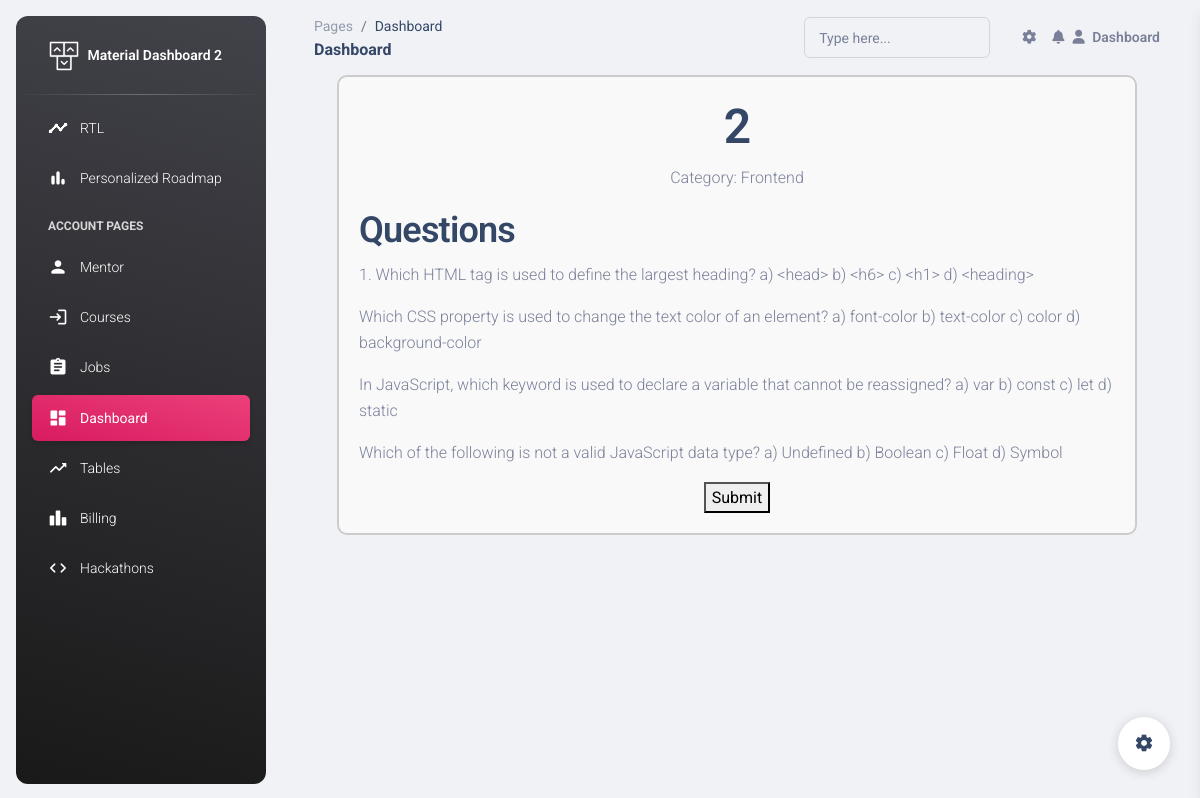
Page /quiz1/2/ on the committed database.
### myron/models.py (models this page shows, shortened)
class Quiz(models.Model):
    title = models.CharField(max_length=100)
    category = models.CharField(max_length=100)

class Question(models.Model):
    quiz = models.ForeignKey(Quiz, on_delete=models.CASCADE)
    text = models.TextField()

### myron/views.py (the view)
# urls.py: path('quiz1/<int:quiz_id>/', quiz_detail, name='quiz_detail'),
def quiz_detail(request, quiz_id):
    quiz = Quiz.objects.get(id=quiz_id)
    return render(request, 'roadmap/quiz_detail.html', {'quiz': quiz})

### templates/roadmap/quiz_detail.html (shortened to what this page needs)
{% extends 'base.html' %}
{% load static %}
{% block content %}
<div class="page-container">
    <center>
        <h1>{{ quiz.title }}</h1>
        <p>Category: {{ quiz.category }}</p>
    </center>
    <form method="post" action="{% url 'save_response' %}">
        <h2>Questions</h2>
        {% if quiz.question_set.all %}
            {% for question in quiz.question_set.all %}
                <div>
                    <p>{{ question.text }}</p>
                </div>
            {% endfor %}
            <center>
                <button type="submit">Submit</button>
            </center>
        {% else %}
            <p>No questions available for this quiz.</p>
        {% endif %}
    </form>
</div>
{% endblock %}

### templates/base.html (shortened to what this page needs)
{% load static %}
<!DOCTYPE html>
<html lang="en">
<head>
  <link href="{% static 'assets/css/nucleo-icons.css' %}" rel="stylesheet" />
  <link href="{% static 'assets/css/nucleo-svg.css' %}" rel="stylesheet" />
  <link id="pagestyle" href="{% static 'assets/css/material-dashboard.css' %}?v=3.1.0" rel="stylesheet" />
</head>
<body class="g-sidenav-show  bg-gray-200">
  <aside class="sidenav navbar navbar-vertical navbar-expand-xs border-0 border-radius-xl my-3 fixed-start ms-3   bg-gradient-dark" id="sidenav-main">
    <div class="sidenav-header">
      <a class="navbar-brand m-0" href=" https://demos.creative-tim.com/material-dashboard/pages/dashboard " target="_blank">
        <img src="{% static 'assets/img/logo-ct.png' %}" class="navbar-brand-img h-100" alt="main_logo">
        <span class="ms-1 font-weight-bold text-white">Material Dashboard 2</span>
      </a>
    </div>
    <hr class="horizontal light mt-0 mb-2">
    <div class="collapse navbar-collapse  w-auto " id="sidenav-collapse-main">
      <ul class="navbar-nav">
        <li class="nav-item">
          <a class="nav-link text-white " href="/overall">
            <div class="text-white text-center me-2 d-flex align-items-center justify-content-center">
              <i class="material-icons opacity-10">timeline</i>
            </div>
            <span class="nav-link-text ms-1">RTL</span>
          </a>
        </li>
        <li class="nav-item">
          <a class="nav-link text-white " href="/personal">
            <div class="text-white text-center me-2 d-flex align-items-center justify-content-center">
              <i class="material-icons opacity-10">bar_chart</i>
            </div>
            <span class="nav-link-text ms-1">Personalized Roadmap</span>
          </a>
        </li>
        <li class="nav-item mt-3">
          <h6 class="ps-4 ms-2 text-uppercase text-xs text-white font-weight-bolder opacity-8">Account pages</h6>
        </li>
        <li class="nav-item">
          <a class="nav-link text-white " href="/mentor">
            <div class="text-white text-center me-2 d-flex align-items-center justify-content-center">
              <i class="material-icons opacity-10">person</i>
            </div>
            <span class="nav-link-text ms-1">Mentor</span>
          </a>
        </li>
        <li class="nav-item">
          <a class="nav-link text-white " href="/display_courses">
            <div class="text-white text-center me-2 d-flex align-items-center justify-content-center">
              <i class="material-icons opacity-10">login</i>
            </div>
            <span class="nav-link-text ms-1">Courses</span>
          </a>
        </li>
        <li class="nav-item">
          <a class="nav-link text-white " href="/jobs">
            <div class="text-white text-center me-2 d-flex align-items-center justify-content-center">
              <i class="material-icons opacity-10">assignment</i>
            </div>
            <span class="nav-link-text ms-1">Jobs</span>
          </a>
        </li>
        <li class="nav-item">
          <a class="nav-link text-white active bg-gradient-primary" href="/dashboard">
            <div class="text-white text-center me-2 d-flex align-items-center justify-content-center">
              <i class="material-icons opacity-10">dashboard</i>
            </div>
            <span class="nav-link-text ms-1">Dashboard</span>
          </a>
        </li>
        <li class="nav-item">
          <a class="nav-link text-white " href="/aboutamazon">
            <div class="text-white text-center me-2 d-flex align-items-center justify-content-center">
              <i class="material-icons opacity-10">trending_up</i>
            </div>
            <span class="nav-link-text ms-1">Tables</span>
          </a>
        </li>
        <li class="nav-item">
          <a class="nav-link text-white " href="../pages/billing.html">
            <div class="text-white text-center me-2 d-flex align-items-center justify-content-center">
              <i class="material-icons opacity-10">leaderboard</i>
            </div>
            <span class="nav-link-text ms-1">Billing</span>
          </a>
        </li>
        <li class="nav-item">
          <a class="nav-link text-white " href="/hackathons">
            <div class="text-white text-center me-2 d-flex align-items-center justify-content-center">
              <i class="material-icons opacity-10">code</i>
            </div>
            <span class="nav-link-text ms-1">Hackathons</span>
          </a>
        </li>
      </ul>
    </div>
  </aside>
  <main class="main-content position-relative max-height-vh-100 h-100 border-radius-lg ">
    <nav class="navbar navbar-main navbar-expand-lg px-0 mx-4 shadow-none border-radius-xl" id="navbarBlur" data-scroll="true">
      <div class="container-fluid py-1 px-3">
        <nav aria-label="breadcrumb">
          <ol class="breadcrumb bg-transparent mb-0 pb-0 pt-1 px-0 me-sm-6 me-5">
            <li class="breadcrumb-item text-sm"><a class="opacity-5 text-dark" href="javascript:;">Pages</a></li>
            <li class="breadcrumb-item text-sm text-dark active" aria-current="page">Dashboard</li>
          </ol>
          <h6 class="font-weight-bolder mb-0">Dashboard</h6>
        </nav>
        <div class="collapse navbar-collapse mt-sm-0 mt-2 me-md-0 me-sm-4" id="navbar">
          <div class="ms-md-auto pe-md-3 d-flex align-items-center">
            <div class="input-group input-group-outline">
              <label class="form-label">Type here...</label>
              <input type="text" class="form-control">
            </div>
          </div>
          <ul class="navbar-nav  justify-content-end">
            <li class="nav-item px-3 d-flex align-items-center">
              <a href="javascript:;" class="nav-link text-body p-0">
                <i class="fa fa-cog fixed-plugin-button-nav cursor-pointer"></i>
              </a>
            </li>
            <li class="nav-item dropdown pe-2 d-flex align-items-center">
              <a href="javascript:;" class="nav-link text-body p-0" id="dropdownMenuButton" data-bs-toggle="dropdown" aria-expanded="false">
                <i class="fa fa-bell cursor-pointer"></i>
              </a>
            </li>
            <li class="nav-item d-flex align-items-center">
              <a href="/dashboard" class="nav-link text-body font-weight-bold px-0">
                <i class="fa fa-user me-sm-1"></i>
                <span class="d-sm-inline d-none">Dashboard</span>
              </a>
            </li>
          </ul>
        </div>
      </div>
    </nav>
    {% block content %}
    {% endblock %}
  </main>
  <div class="fixed-plugin">
    <a class="fixed-plugin-button text-dark position-fixed px-3 py-2">
      <i class="material-icons py-2">settings</i>
    </a>
  </div>
</body>
</html>

### templates/roadmap/quiz_detail.html (style rules this page uses)
.page-container { max-width: 800px; max-height: 650px; margin: 0 auto; padding: 20px; border: 2px solid #ccc; border-radius: 10px; background-color: #f9f9f9; overflow-y: auto; }

### rows in the picture
Quiz: title "2", category "Frontend"
Question: text "1. Which HTML tag is used to define the largest heading? a) <head> b) <h6> c) <h1> d) <heading>"
Question: text "Which CSS property is used to change the text color of an element? a) font-color b) text-color c) color d) background-color"
Question: text "In JavaScript, which keyword is used to declare a variable that cannot be reassigned? a) var b) const c) let d) static"
Question: text "Which of the following is not a valid JavaScript data type? a) Undefined b) Boolean c) Float d) Symbol"
